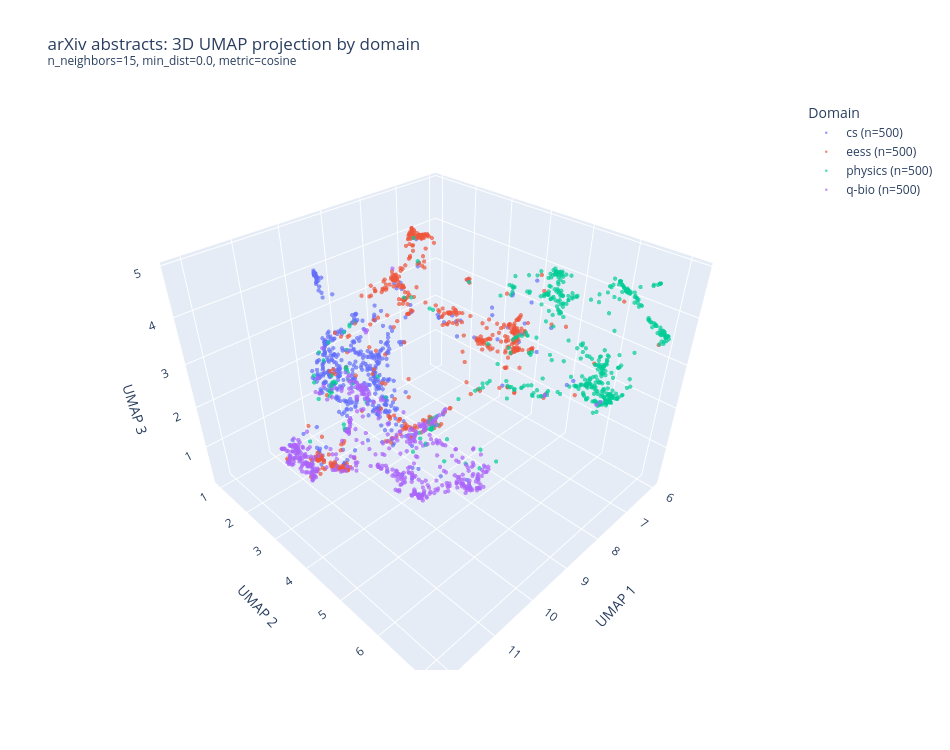

Notebook cell for this chart:
### Code cell
reducer_3d = umap.UMAP(
    n_components=3,
    n_neighbors=15,
    min_dist=0.0,
    metric="cosine",
    random_state=42,
)
X_umap_3d = reducer_3d.fit_transform(X)

plot_df = (
    df.assign(umap_1=X_umap_3d[:, 0], umap_2=X_umap_3d[:, 1], umap_3=X_umap_3d[:, 2])
    .sample(frac=1, random_state=42)
)

counts = plot_df["domain"].value_counts()
plot_df["domain_n"] = plot_df["domain"].map(lambda d: f"{d} (n={counts[d]})")

fig = px.scatter_3d(
    plot_df,
    x="umap_1", y="umap_2", z="umap_3",
    color="domain_n",
    category_orders={"domain_n": sorted(plot_df["domain_n"].unique())},
    hover_name="title",
    hover_data={"primary_category": True, "umap_1": False, "umap_2": False, "umap_3": False},
    opacity=0.7,
    title="arXiv abstracts: 3D UMAP projection by domain<br>"
          "<sup>n_neighbors=15, min_dist=0.0, metric=cosine</sup>",
    width=950, height=750,
)
fig.update_traces(marker=dict(size=2.5))
fig.update_layout(
    legend_title_text="Domain",
    scene=dict(xaxis_title="UMAP 1", yaxis_title="UMAP 2", zaxis_title="UMAP 3"),
)
fig.show()

### Figure 1 — Plotly figure (JSON) as saved in the notebook; plotly's stock layout.template omitted (floating-point values rounded to 4 significant figures; data arrays with more than 128 entries replaced by an {"elided": "..."} marker saying what was removed)
{"data": [{"customdata": {"elided": "500x1 str values"}, "hovertemplate": "<b>%{hovertext}</b><br><br>domain_n=cs (n=500)<br>primary_category=%{customdata[0]}<extra></extra>", "hovertext": {"elided": "500 str values"}, "legendgroup": "cs (n=500)", "marker": {"color": "#636efa", "opacity": 0.7, "size": 2.5, "symbol": "circle"}, "mode": "markers", "name": "cs (n=500)", "scene": "scene", "showlegend": true, "type": "scatter3d", "x": {"elided": "500 float values"}, "y": {"elided": "500 float values"}, "z": {"elided": "500 float values"}}, {"customdata": {"elided": "500x1 str values"}, "hovertemplate": "<b>%{hovertext}</b><br><br>domain_n=eess (n=500)<br>primary_category=%{customdata[0]}<extra></extra>", "hovertext": {"elided": "500 str values"}, "legendgroup": "eess (n=500)", "marker": {"color": "#EF553B", "opacity": 0.7, "size": 2.5, "symbol": "circle"}, "mode": "markers", "name": "eess (n=500)", "scene": "scene", "showlegend": true, "type": "scatter3d", "x": {"elided": "500 float values"}, "y": {"elided": "500 float values"}, "z": {"elided": "500 float values"}}, {"customdata": {"elided": "500x1 str values"}, "hovertemplate": "<b>%{hovertext}</b><br><br>domain_n=physics (n=500)<br>primary_category=%{customdata[0]}<extra></extra>", "hovertext": {"elided": "500 str values"}, "legendgroup": "physics (n=500)", "marker": {"color": "#00cc96", "opacity": 0.7, "size": 2.5, "symbol": "circle"}, "mode": "markers", "name": "physics (n=500)", "scene": "scene", "showlegend": true, "type": "scatter3d", "x": {"elided": "500 float values"}, "y": {"elided": "500 float values"}, "z": {"elided": "500 float values"}}, {"customdata": {"elided": "500x1 str values"}, "hovertemplate": "<b>%{hovertext}</b><br><br>domain_n=q-bio (n=500)<br>primary_category=%{customdata[0]}<extra></extra>", "hovertext": {"elided": "500 str values"}, "legendgroup": "q-bio (n=500)", "marker": {"color": "#ab63fa", "opacity": 0.7, "size": 2.5, "symbol": "circle"}, "mode": "markers", "name": "q-bio (n=500)", "scene": "scene", "showlegend": true, "type": "scatter3d", "x": {"elided": "500 float values"}, "y": {"elided": "500 float values"}, "z": {"elided": "500 float values"}}], "layout": {"height": 750, "legend": {"title": {"text": "Domain"}, "tracegroupgap": 0}, "scene": {"domain": {"x": [0, 1], "y": [0, 1]}, "xaxis": {"title": {"text": "UMAP 1"}}, "yaxis": {"title": {"text": "UMAP 2"}}, "zaxis": {"title": {"text": "UMAP 3"}}}, "title": {"text": "arXiv abstracts: 3D UMAP projection by domain<br><sup>n_neighbors=15, min_dist=0.0, metric=cosine</sup>"}, "width": 950}}
